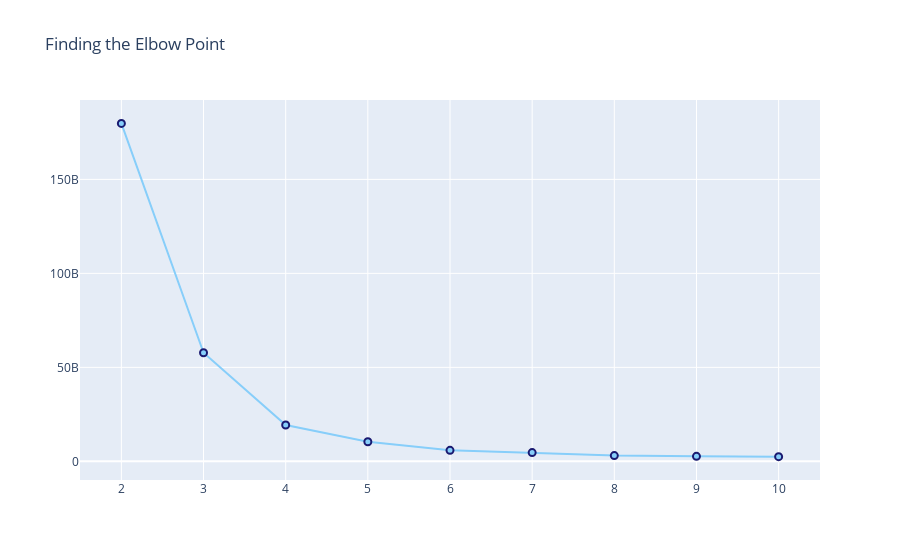

The code cell stored with this chart in its notebook:
### Markdown cell above
Primeiramente vamos testar vários valores de K para descobrirmos o valor ótimo através do método Elbow. Nesse caso testaremos nosso modelos num range de 2 até 10.

### Code cell
sol.try_k(11)

### Figure 1 — Plotly figure (JSON) as saved in the notebook; plotly's stock layout.template omitted (floating-point values rounded to 4 significant figures)
{"data": [{"marker": {"color": "lightskyblue", "line": {"color": "midnightblue", "width": 2}, "size": 7}, "type": "scatter", "x": [2, 3, 4, 5, 6, 7, 8, 9, 10], "y": [179800000000.0, 57760000000.0, 19330000000.0, 10410000000.0, 5881000000.0, 4657000000.0, 3087000000.0, 2681000000.0, 2519000000.0]}], "layout": {"autosize": true, "title": {"text": "Finding the Elbow Point"}, "xaxis": {"autorange": true, "range": [1.509, 10.49], "type": "linear"}, "yaxis": {"autorange": true, "range": [-11010000000.0, 193300000000.0], "type": "linear"}}}
